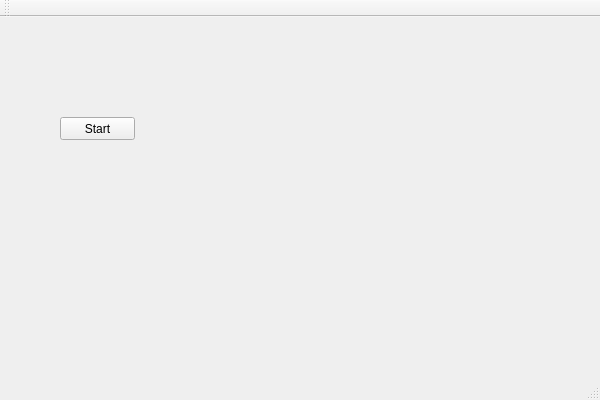
<?xml version="1.0" encoding="UTF-8"?>
<ui version="4.0">
 <class>progressDialogClass</class>
 <widget class="QMainWindow" name="progressDialogClass">
  <property name="geometry">
   <rect>
    <x>0</x>
    <y>0</y>
    <width>600</width>
    <height>400</height>
   </rect>
  </property>
  <property name="windowTitle">
   <string>progressDialog</string>
  </property>
  <widget class="QWidget" name="centralWidget">
   <widget class="QPushButton" name="pushButton">
    <property name="geometry">
     <rect>
      <x>60</x>
      <y>100</y>
      <width>75</width>
      <height>23</height>
     </rect>
    </property>
    <property name="text">
     <string>Start</string>
    </property>
   </widget>
  </widget>
  <widget class="QMenuBar" name="menuBar">
   <property name="geometry">
    <rect>
     <x>0</x>
     <y>0</y>
     <width>600</width>
     <height>21</height>
    </rect>
   </property>
  </widget>
  <widget class="QToolBar" name="mainToolBar">
   <attribute name="toolBarArea">
    <enum>TopToolBarArea</enum>
   </attribute>
   <attribute name="toolBarBreak">
    <bool>false</bool>
   </attribute>
  </widget>
  <widget class="QStatusBar" name="statusBar"/>
 </widget>
 <layoutdefault spacing="6" margin="11"/>
 <resources>
  <include location="progressdialog.qrc"/>
 </resources>
 <connections/>
 <slots>
  <slot>startReceiving(bool)</slot>
 </slots>
</ui>
